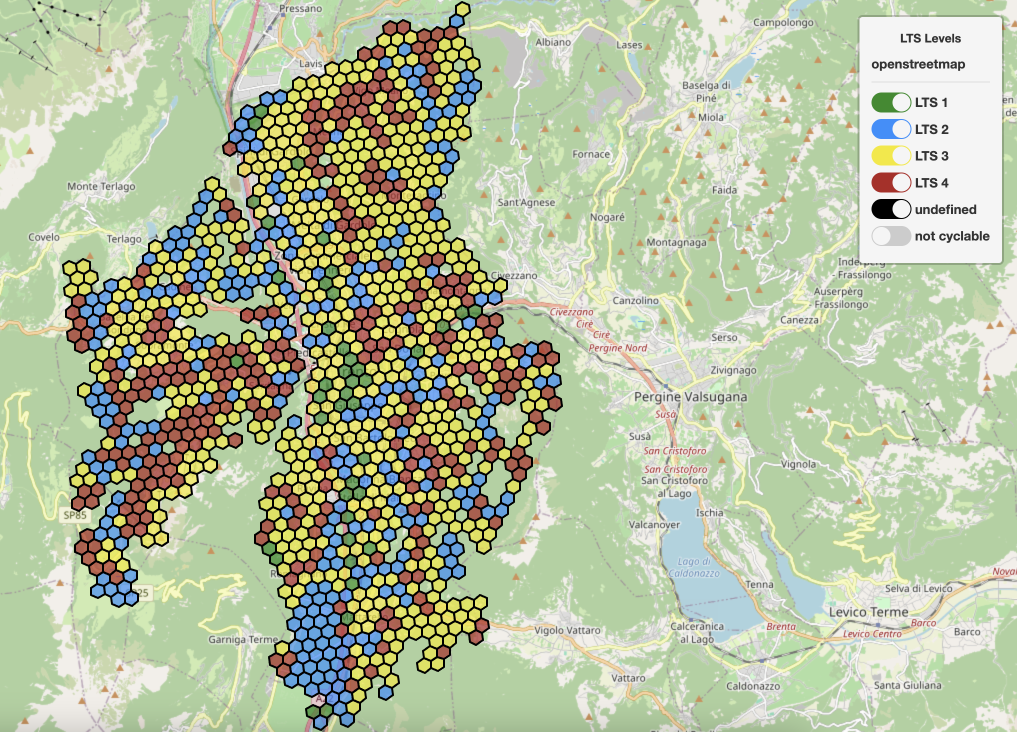
#> input picture images/Trento/versionipngdihtml/Trento_choropleth_map.png, 2034 x 1463 px, found by its file name (shown at 1/2 size); its folder holds 4 pictures in this run
$ python to_pdf.py   (older library calls are emulated)
#> lines starting #> are read from the running program, lines starting #| are printed output that depends on the picture
import os
from PIL import Image


# Directory containing PNG images
directory = '/Users/leonardo/Desktop/Tesi/LTSBikePlan/images/Trento/versionipngdihtml'

# Desired resolution
new_width = 800
new_height = 600

for filename in os.listdir(directory):
    if filename.endswith(".png"):
        file_path = os.path.join(directory, filename)
        with Image.open(file_path) as img:
            # Resize the image
#> img is the input picture: PIL image 2034x1463 RGBA; mean R, G, B, A 179.8, 190.8, 159.4, 255
            img = img.resize((new_width, new_height), Image.ANTIALIAS)
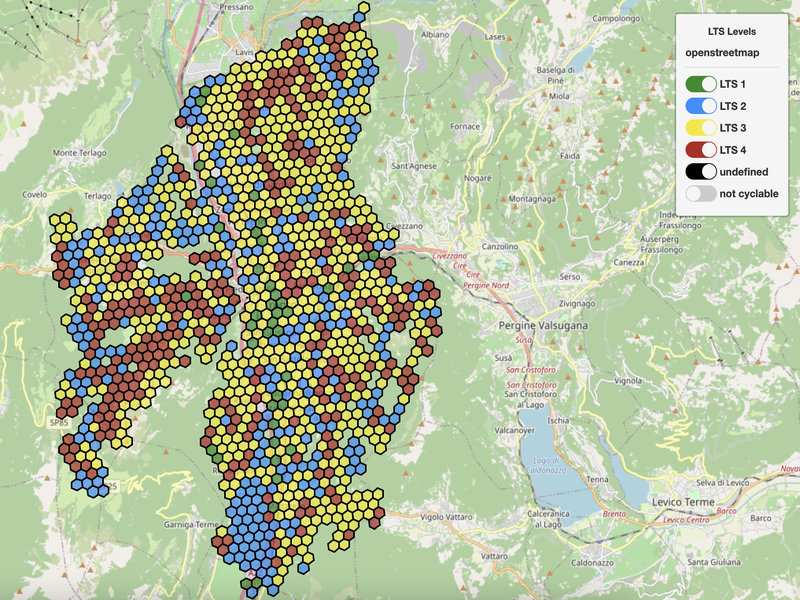
#> img: PIL image 800x600 RGBA; mean R, G, B, A 180.3, 191.3, 159.7, 255
            # Save the image back to the directory
            img.save(file_path)
#> pass 2 of the loop `for filename in os.listdir(directory):`:
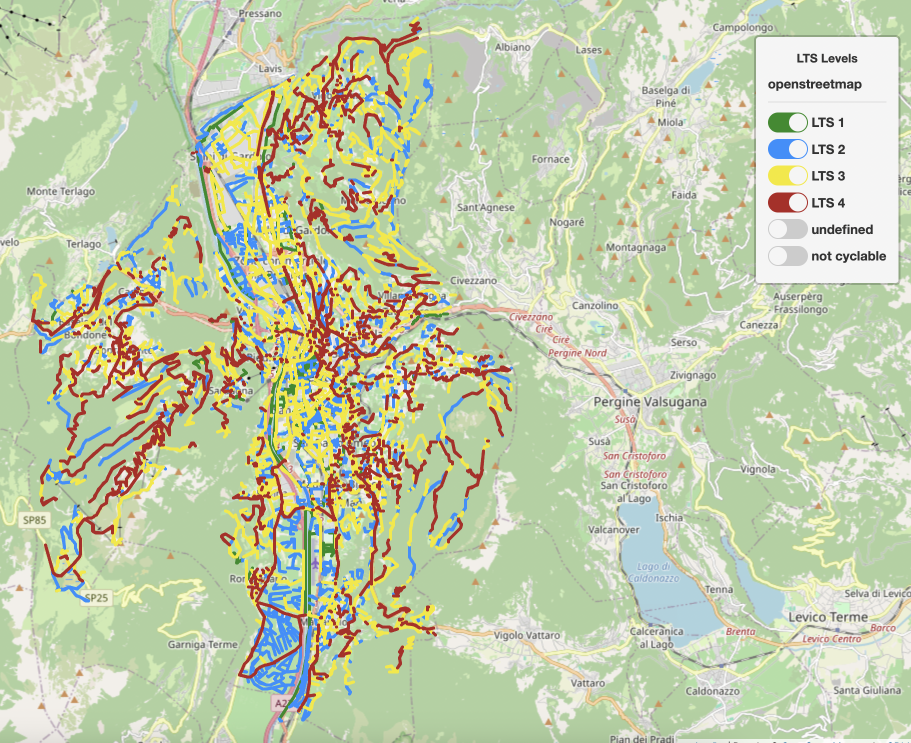
#> input picture images/Trento/versionipngdihtml/Trento_lts_map.png, 1822 x 1485 px, found by its file name (shown at 1/2 size)
#> img is the input picture: PIL image 1822x1485 RGBA; mean R, G, B, A 194.1, 205.4, 172.1, 255
#> `img = img.resize((new_width, new_height), Image.ANTIALIAS)`:
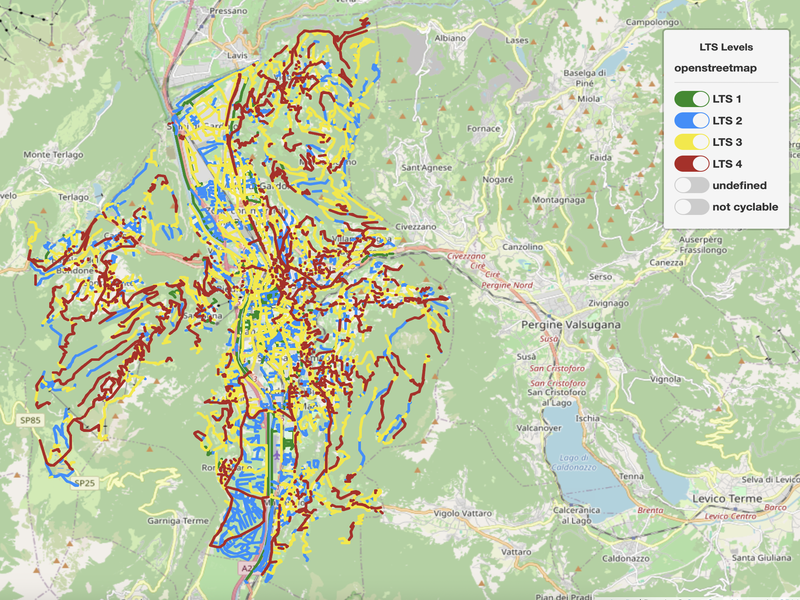
#> img: PIL image 800x600 RGBA; mean R, G, B, A 194.1, 205.4, 172.1, 255
#> pass 3 of the loop `for filename in os.listdir(directory):`:
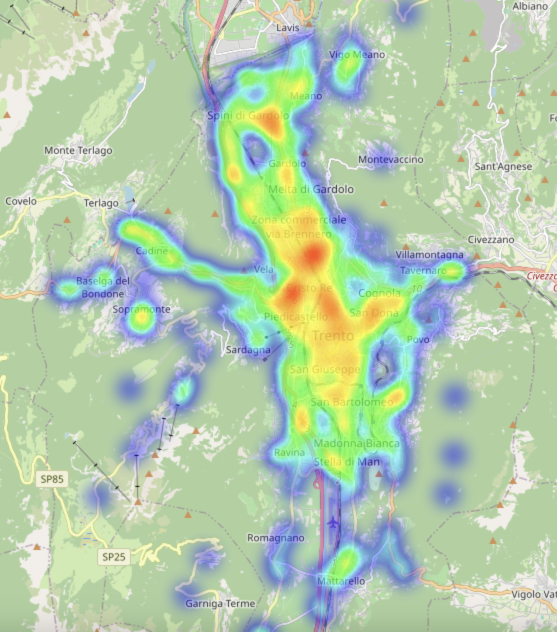
#> input picture images/Trento/versionipngdihtml/accidents_tn_heatmap.png, 1113 x 1263 px, found by its file name (shown at 1/2 size)
#> img is the input picture: PIL image 1113x1263 RGBA; mean R, G, B, A 180, 204.5, 173.5, 255
#> `img = img.resize((new_width, new_height), Image.ANTIALIAS)`:
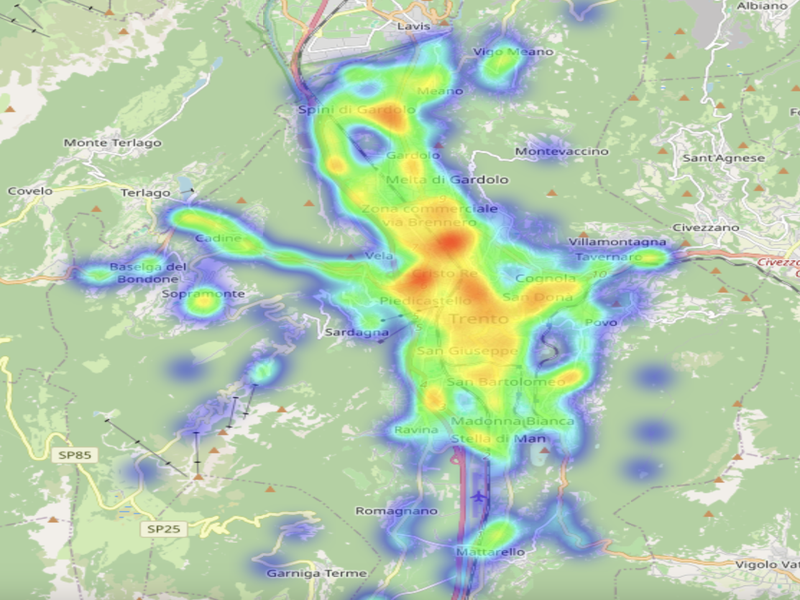
#> img: PIL image 800x600 RGBA; mean R, G, B, A 180, 204.5, 173.5, 255
#> the loop made 4 passes; the first 3 are shown

print("All PNG images have been resized.")
